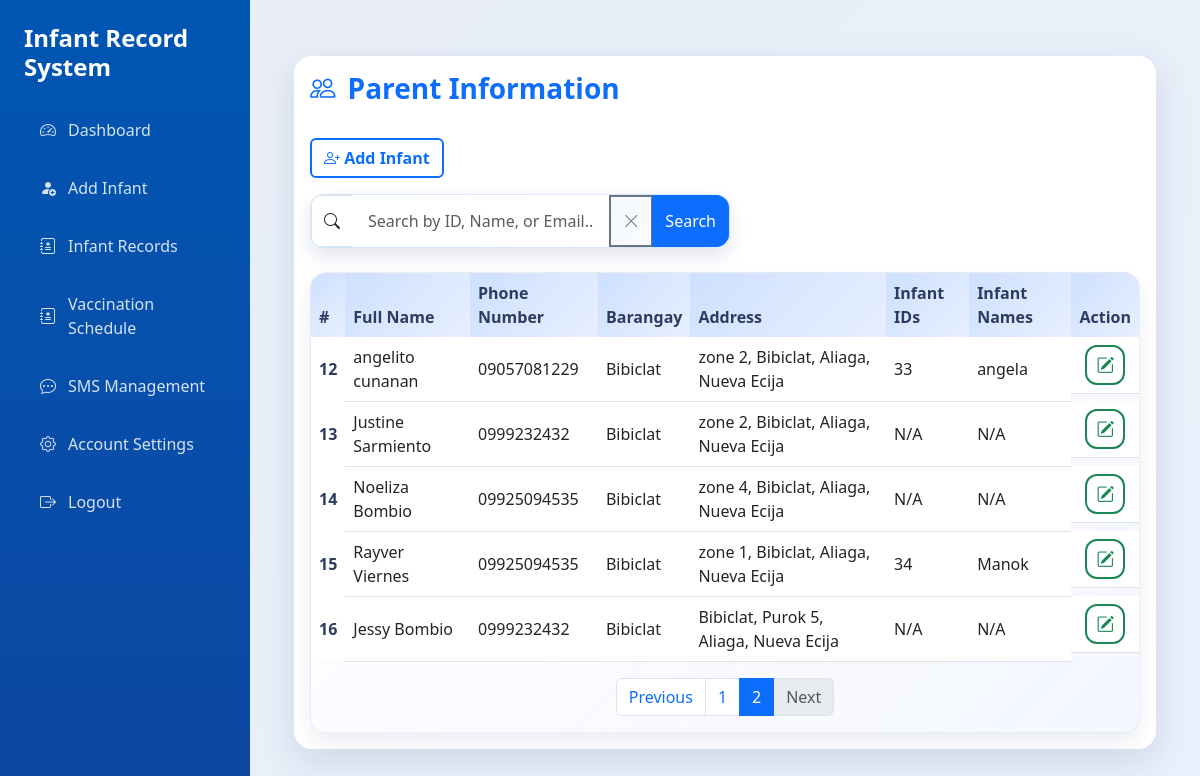
The app's page /view_parents.php?page=2, older data.
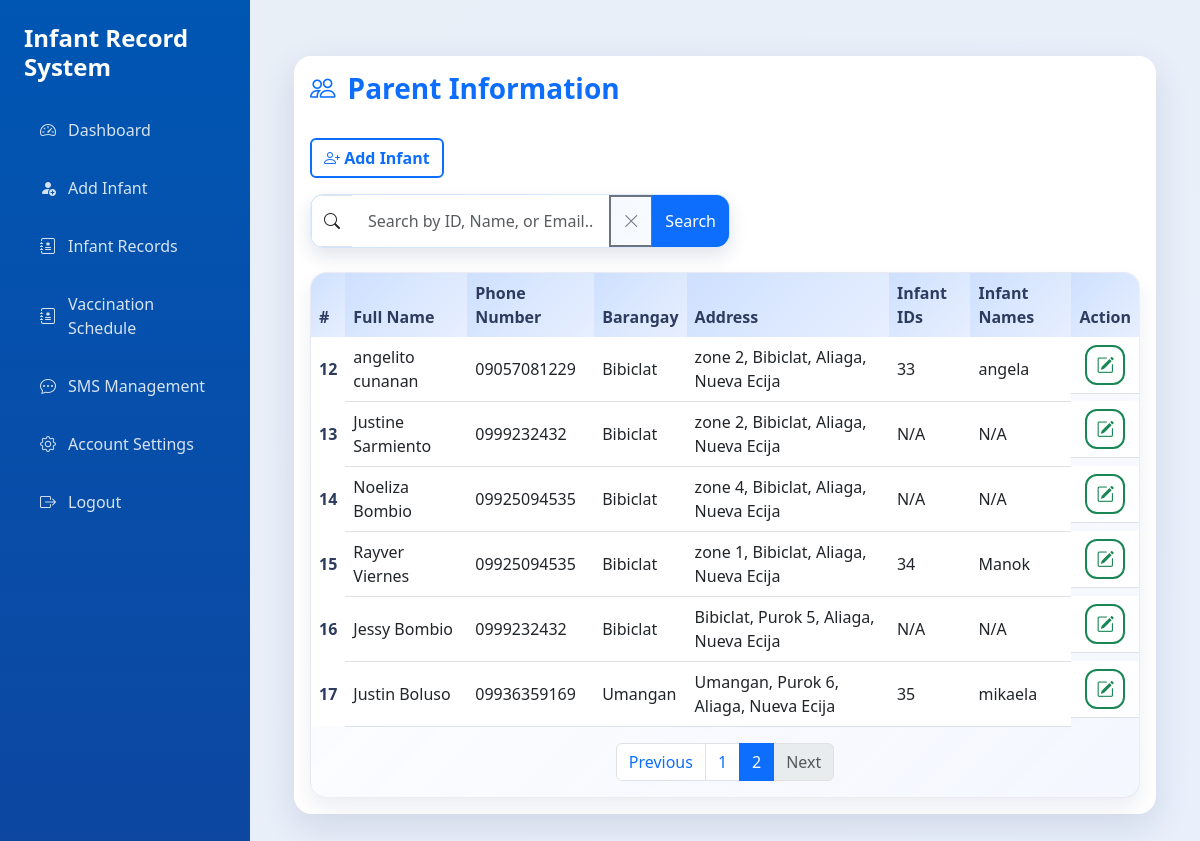
The same page, newer data.
### tables this page shows
CREATE TABLE `parents` (
  `id` int(11) NOT NULL,
  `first_name` varchar(100) NOT NULL,
  `last_name` varchar(100) NOT NULL,
  `email` varchar(150) DEFAULT NULL,
  `phone` varchar(20) DEFAULT NULL,
  `address` text DEFAULT NULL,
  `purok` enum('Purok 1','Purok 2','Purok 3','Purok 4','Purok 5','Purok 6','Purok 7') NOT NULL,
  `Municipality` enum('Aliaga','Bongabon','Cabiao','Carranglan','Gabaldon','General Mamerto Natividad','General Tinio','Guimba','Jaen','Laur','Licab','Llanera','Lupao','Nampicuan','Pantabangan','Peñaranda','Quezon','Rizal','San Antonio','San Isidro','San Leonardo','Santa Rosa','Santo Domingo','Talavera','Talugtug','Zaragoza','Cabanatuan City','Gapan City','Science City of Muñoz','Palayan City','San Jose City') NOT NULL,
  `Province` enum('Aurora','Bataan','Bulacan','Nueva Ecija','Pampanga','Tarlac','Zambales') NOT NULL DEFAULT 'Nueva Ecija',
  `baranggay` varchar(100) DEFAULT NULL,
  `created_at` timestamp NOT NULL DEFAULT current_timestamp(),
  `updated_at` timestamp NOT NULL DEFAULT current_timestamp() ON UPDATE current_timestamp(),
  `barangay` varchar(100) DEFAULT NULL
);

### view_parents.php (the view, shortened to what this page needs)
<?php
include 'dbForm.php';
$role = $_SESSION['user']['role'] ?? '';
$isParent = ($role === 'parent');
$parentEmail = ($isParent && isset($_SESSION['user']['email'])) ? mysqli_real_escape_string($con, $_SESSION['user']['email']) : null;
?>
<!DOCTYPE html>
<html lang="en">
<head>
    <link rel="stylesheet" href="https://cdn.jsdelivr.net/npm/bootstrap@5.3.0/dist/css/bootstrap.min.css">
    <link rel="stylesheet" href="https://cdn.jsdelivr.net/npm/bootstrap-icons/font/bootstrap-icons.css">
    <link rel="stylesheet" href="assets/css/theme.css">
</head>
<body>
    <div class="sidebar" id="sidebar">
        <h4 class="mb-4"> Infant Record System</h4>
        <a href="dashboard.php"><i class="bi bi-speedometer2"></i> Dashboard</a>
        <a href="addinfant.php"><i class="bi bi-person-fill-add"></i> Add Infant</a>
        <a href="viewinfant.php"><i class="bi bi-journal-medical"></i> Infant Records</a>
        <?php if (!$isParent): ?>
            <a href="vaccination_schedule.php"><i class="bi bi-journal-medical"></i> Vaccination Schedule</a>
            <a href="sms.php"><i class="bi bi-chat-dots"></i> SMS Management</a>
        <?php endif; ?>
        <a href="account_settings.php"><i class="bi bi-gear"></i> Account Settings</a>
        <a href="logout.php"><i class="bi bi-box-arrow-right"></i> Logout</a>
    </div>
    <div class="content-area">
        <div class="container-fluid mt-4">
            <div class="card card-shadow">
                <div class="card-header bg-white border-0 py-3">
                    <h3 class="dashboard-title"><i class="bi bi-people"></i>Parent Information</h3>
                </div>
                <div class="card-body">
                    <div class="mb-3 text-start">
                        <a href="addinfant.php" class="btn btn-outline-primary"><i class="bi bi-person-plus"></i> Add Infant</a>
                    </div>
                    <?php if (!$isParent): ?>
                        <form id="searchForm" method="GET" action="view_parents.php" class="mb-4">
                            <div class="input-group search-bar search-bar-elevated" style="max-width:420px;">
                                <span class="input-group-text"><i class="bi bi-search"></i></span>
                                <input type="text" id="search" name="search" class="form-control" placeholder="Search by ID, Name, or Email...">
                                <button class="btn btn-outline-secondary" type="button" title="Clear" onclick="clearSearch()"><i class="bi bi-x-lg"></i></button>
                                <button class="btn btn-primary" type="submit">Search</button>
                            </div>
                        </form>
                    <?php endif; ?>
                    <div class="table-modern table-modern-elevated">
                        <div class="table-responsive">
                            <table class="table table-hover align-middle mb-0">
                                <thead>
                                    <tr>
                                        <th scope="col">#</th>
                                        <th scope="col">Full Name</th>
                                        <th scope="col">Phone Number</th>
                                        <th scope="col">Barangay</th>
                                        <th scope="col">Address</th>
                                        <th scope="col">Infant IDs</th>
                                        <th scope="col">Infant Names</th>
                                        <?php if (!$isParent): ?>
                                            <th scope="col">Action</th>
                                        <?php endif; ?>
                                    </tr>
                                </thead>
                                <tbody>
                                    <?php
                                    $search = (!$isParent && isset($_GET['search'])) ? mysqli_real_escape_string($con, $_GET['search']) : '';
                                    $per_page = 10;
                                    $page = isset($_GET['page']) ? (int) $_GET['page'] : 1;
                                    $offset = ($page - 1) * $per_page;
                                    $where = '';
                                    if ($isParent && $parentEmail) {
                                        $where = "parents.email = '$parentEmail'";
                                        if (!empty($search)) {
                                            $where .= " AND (parents.id LIKE '%$search%' OR parents.first_name LIKE '%$search%' OR parents.last_name LIKE '%$search%' OR parents.email LIKE '%$search%')";
                                        }
                                    } else {
                                        if (!empty($search)) {
                                            $where = "(parents.id LIKE '%$search%' OR parents.first_name LIKE '%$search%' OR parents.last_name LIKE '%$search%' OR parents.email LIKE '%$search%')";
                                        } else {
                                            $where = '1';
                                        }
                                    }
                                    $count_sql = "SELECT COUNT(DISTINCT parents.id) AS total FROM parents LEFT JOIN infantinfo ON parents.id = infantinfo.parent_id WHERE $where";
                                    $count_res = mysqli_query($con, $count_sql);
                                    $total = 0;
                                    if ($count_res) {
                                        $row_count = mysqli_fetch_assoc($count_res);
                                        $total = (int) ($row_count['total'] ?? 0);
                                    }
                                    $total_pages = ($total > 0) ? (int) ceil($total / $per_page) : 1;
                                    $sql = "SELECT parents.*,
                                               GROUP_CONCAT(infantinfo.id SEPARATOR ', ') AS infant_ids,
                                               GROUP_CONCAT(infantinfo.firstname SEPARATOR ', ') AS infant_names
                                            FROM parents
                                            LEFT JOIN infantinfo ON parents.id = infantinfo.parent_id
                                            WHERE $where
                                            GROUP BY parents.id
                                            ORDER BY parents.id ASC
                                            LIMIT $offset, $per_page";
                                    $result = mysqli_query($con, $sql);
                                    if ($result) {
                                        if (!empty($search) && $total === 0) {
                                            $colspan = $isParent ? 7 : 8;
                                            echo '<tr><td colspan="' . $colspan . '" class="text-center text-muted">No results found for "' . htmlspecialchars($search, ENT_QUOTES, 'UTF-8') . '".</td></tr>';
                                        } else {
                                            while ($row = mysqli_fetch_assoc($result)) {
                                                $id = $row['id'];
                                                $first_name = $row['first_name'];
                                                $last_name = $row['last_name'];
                                                $fullName = trim(preg_replace('/\s+/', ' ', $first_name . ' ' . $last_name));
                                                $phone = $row['phone'];
                                                $barangay = $row['barangay'];
                                                $address = $row['address'];
                                                ?>
                                                <tr>
                                                    <th scope="row"><?php echo $id; ?></th>
                                                    <td><?php echo $fullName; ?></td>
                                                    <td><?php echo $phone; ?></td>
                                                    <td><?php echo $barangay; ?></td>
                                                    <td><?php echo $address; ?></td>
                                                    <td><?php echo $row['infant_ids'] ?: 'N/A'; ?></td>
                                                    <td><?php echo $row['infant_names'] ?: 'N/A'; ?></td>
                                                    <?php if (!$isParent): ?>
                                                        <td class="d-flex gap-1 justify-content-center action-icons">
                                                            <button class="btn btn-outline-success btn-sm" onclick="confirmEdit(<?php echo $id; ?>)" title="Edit"><i class="bi bi-pencil-square"></i></button>
                                                        </td>
                                                    <?php endif; ?>
                                                </tr>
                                                <?php
                                            }
                                        }
                                    }
                                    ?>
                                </tbody>
                            </table>
                            <?php if (isset($total_pages) && $total_pages > 1): ?>
                                <nav aria-label="Page navigation">
                                    <ul class="pagination justify-content-center mt-3">
                                        <?php
                                        $search_param = $search !== '' ? '&search=' . urlencode($search) : '';
                                        $prev_page = $page - 1;
                                        $next_page = $page + 1;
                                        ?>
                                        <li class="page-item <?php echo ($page <= 1) ? 'disabled' : ''; ?>">
                                            <a class="page-link" href="view_parents.php?page=<?php echo max(1, $prev_page) . $search_param; ?>" aria-label="Previous">Previous</a>
                                        </li>
                                        <?php
                                        $start = max(1, $page - 2);
                                        $end = min($total_pages, $page + 2);
                                        for ($p = $start; $p <= $end; $p++):
                                        ?>
                                            <li class="page-item <?php echo ($p === $page) ? 'active' : ''; ?>"><a class="page-link" href="view_parents.php?page=<?php echo $p . $search_param; ?>"><?php echo $p; ?></a></li>
                                        <?php endfor; ?>
                                        <li class="page-item <?php echo ($page >= $total_pages) ? 'disabled' : ''; ?>">
                                            <a class="page-link" href="view_parents.php?page=<?php echo min($total_pages, $next_page) . $search_param; ?>" aria-label="Next">Next</a>
                                        </li>
                                    </ul>
                                </nav>
                            <?php endif; ?>
                        </div>
                    </div>
                </div>
            </div>
        </div>
    </div>
</body>
</html>

### assets/css/theme.css (style rules this page uses)
:root { --primary-color: #0d6efd; --primary-dark: #0a58ca; --sidebar-width: 250px; --content-bg: #f5f7fb; --text-color: #2b3146; --muted-color: #6c757d; --card-radius: 18px; --transition-speed: 0.3s; --shadow-lg: 0 12px 35px rgba(15, 35, 95, 0.12); --shadow-md: 0 10px 25px rgba(15, 35, 95, 0.18); }
* { box-sizing: border-box; }
body { margin: 0; font-family: 'Segoe UI', 'Helvetica Neue', Arial, sans-serif; color: var(--text-color); background-color: var(--content-bg); display: flex; min-height: 100vh; transition: background-color var(--transition-speed) ease; }
a { color: inherit; }
.sidebar { width: var(--sidebar-width); flex: 0 0 var(--sidebar-width); background: linear-gradient(180deg, #0056b3 0%, #0d47a1 100%); color: #fff; padding: 24px; transition: transform var(--transition-speed) ease; min-height: 100vh; position: relative; z-index: 1000; }
.sidebar h4 { font-weight: 600; margin-bottom: 1.8rem; }
.sidebar a { color: rgba(255, 255, 255, 0.84); text-decoration: none; display: flex; align-items: center; gap: 12px; padding: 12px 16px; border-radius: 12px; margin-bottom: 10px; transition: background var(--transition-speed) ease, color var(--transition-speed) ease; font-weight: 500; }
.content-area { flex-grow: 1; width: calc(100% - var(--sidebar-width)); min-height: 100vh; padding: 32px; background: linear-gradient(135deg, rgba(0, 86, 179, 0.05), rgba(13, 110, 253, 0.05)); }
.card-shadow { border: none; border-radius: var(--card-radius); box-shadow: var(--shadow-lg); background-color: #fff; overflow: hidden; }
.dashboard-title { display: flex; align-items: center; gap: 12px; margin: 0; font-weight: 700; color: var(--primary-color); }
.dashboard-title i { font-size: 1.6rem; }
.table-modern { border-radius: 16px; overflow: hidden; background-color: #fff; box-shadow: 0 10px 20px rgba(15, 35, 95, 0.08); }
.table-modern-elevated { border: 1px solid rgba(45, 59, 95, 0.08); background: linear-gradient(135deg, rgba(255, 255, 255, 0.96), rgba(243, 246, 255, 0.9)); }
.table-modern-elevated .table thead th { background: linear-gradient(135deg, rgba(13, 110, 253, 0.16), rgba(13, 110, 253, 0.05)); border-bottom: none; }
.table-modern-elevated .table tbody tr { transition: transform var(--transition-speed) ease, box-shadow var(--transition-speed) ease; }
.table-modern table { margin-bottom: 0; }
.table-modern thead { background-color: #f3f6ff; }
.table-modern th { font-weight: 600; color: #2d3b5f; border-bottom: none; }
.table-modern td { vertical-align: middle; }
.search-bar { border-radius: 14px; overflow: hidden; box-shadow: 0 8px 18px rgba(15, 35, 95, 0.12); }
.search-bar-elevated { background: linear-gradient(135deg, rgba(13, 110, 253, 0.08), rgba(13, 110, 253, 0.02)); border: 1px solid rgba(13, 110, 253, 0.12); }
.search-bar .form-control { border: none; padding: 14px 16px; }
.search-bar .input-group-text { background-color: #fff; }
.btn-outline-primary, .btn-outline-success, .btn-outline-secondary, .btn-outline-info, .btn-outline-danger { border-width: 2px; font-weight: 600; }
.form-control, .form-select { border-radius: 12px; padding: 12px 16px; border: 1px solid rgba(13, 110, 253, 0.18); transition: border-color var(--transition-speed) ease, box-shadow var(--transition-speed) ease; }
.action-icons .btn { border-radius: 12px; display: inline-flex; align-items: center; justify-content: center; width: 40px; height: 40px; font-size: 1.1rem; }
.card-header.bg-white { border-bottom: none; }
.table thead th { font-weight: 600; }

Row changes from the older to the newer data that the page shows:
added parents: id "17", fullName "Justin Boluso", phone "09936359169", barangay "Umangan", address "Umangan, Purok 6, Aliaga, Nueva Ecija", infant_ids "35", infant_names "mikaela"
